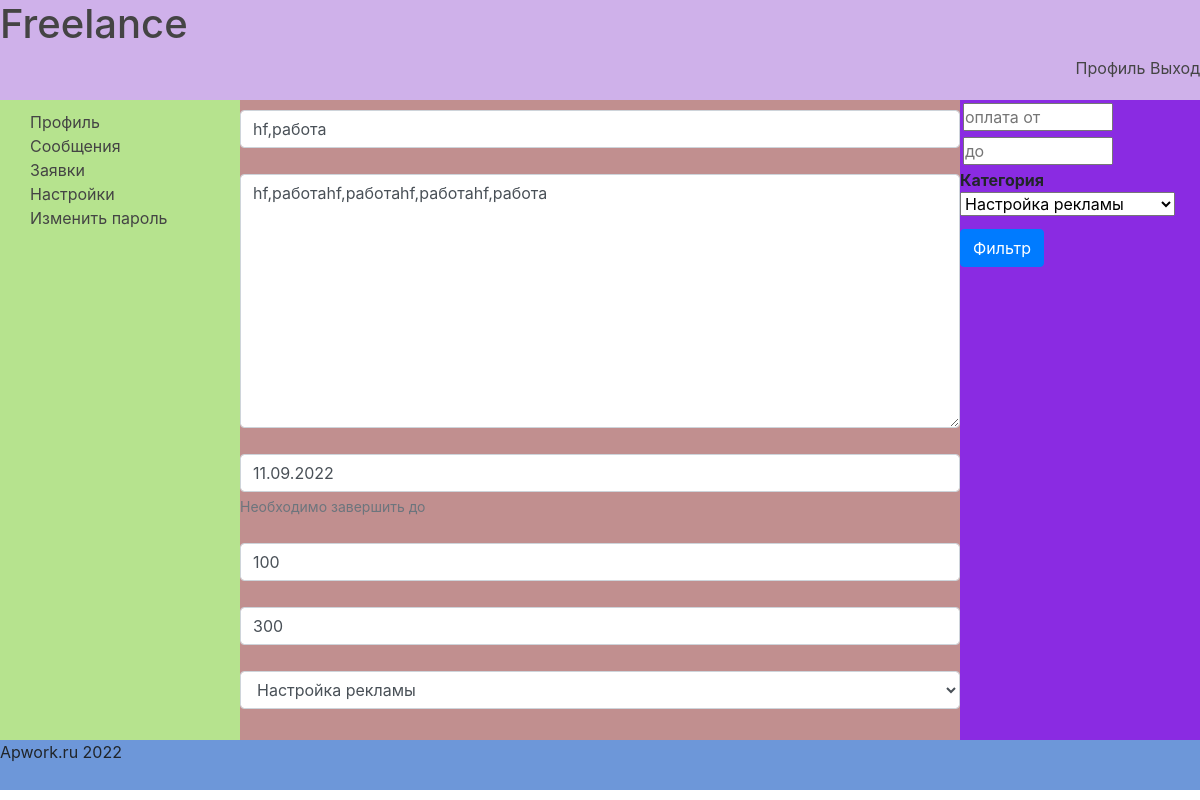
The app's page /job/change/1 (signed in), older data.
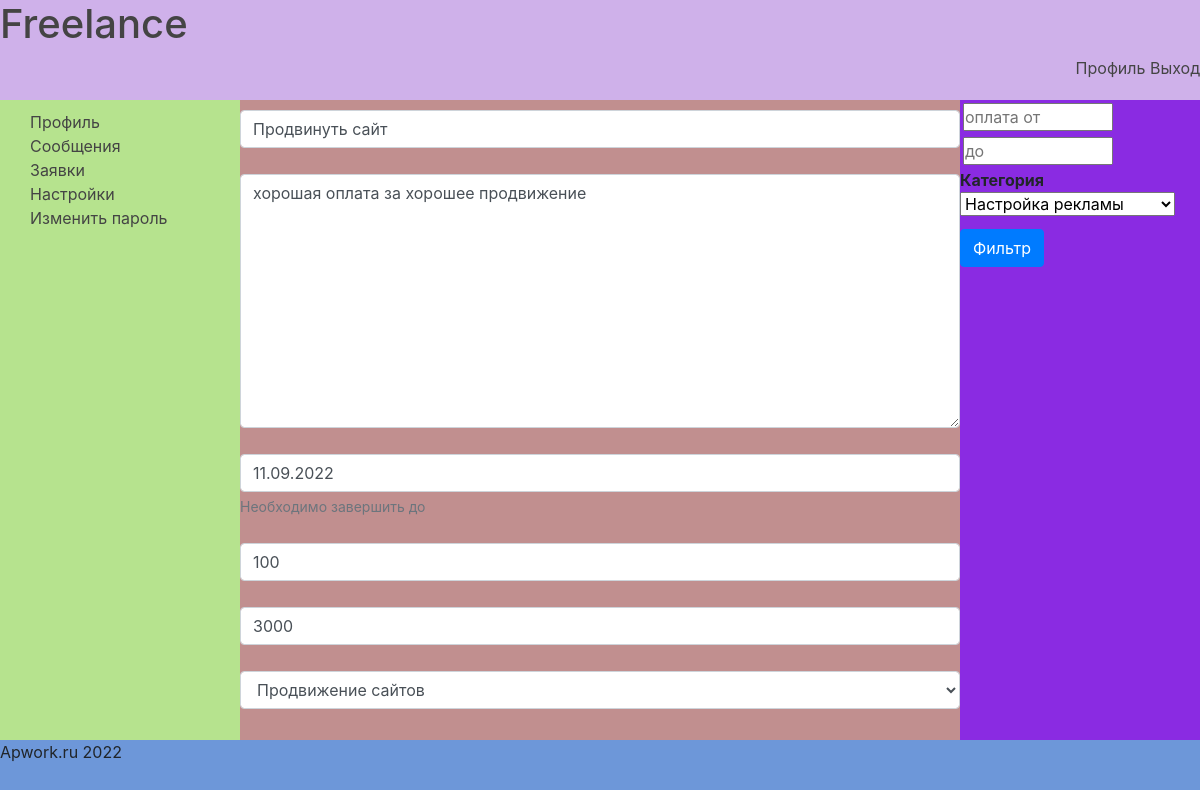
The same page, newer data.
### main/models.py (models this page shows, shortened)
class Job(models.Model):
    title = models.CharField(max_length=150, verbose_name='Название')
    description = models.TextField(max_length=2000, verbose_name='Описание')
    expired_date = models.DateField(help_text='Необходимо завершить до', null=True, verbose_name='Дедлайн', blank=True)
    create_date = models.DateTimeField(auto_now_add=True, verbose_name='Дата создания')
    author = models.ForeignKey(AdvUser, on_delete=models.CASCADE, verbose_name='Работодатель')
    executor = models.ForeignKey(AdvUser, on_delete=models.PROTECT, related_name='executor',
                                 null=True, verbose_name='Исполнитель')
    min_price = models.PositiveIntegerField(blank=True, verbose_name='Минимальная оплата')
    max_price = models.PositiveIntegerField(blank=False, null=False, verbose_name='Максимальная оплата')
    is_active = models.BooleanField(default=True, verbose_name='Активно')
    processing = models.BooleanField(default=False, verbose_name='В работе')
    offer = models.PositiveIntegerField(blank=True, default=0)
    category = models.ForeignKey('SubCategory', on_delete=models.PROTECT, verbose_name='Категория')
    class Meta:
        verbose_name = 'Работа'
        verbose_name_plural = 'Работа'

### main/views.py (the view)
# urls.py: path('job/change/<int:pk>', views.ChangeJob.as_view(), name='job_change'),
class ChangeJob(LoginRequiredMixin, SuccessMessageMixin, UpdateView):
    model = Job
    template_name = "change_job.html"
    form_class = ChangeJobForm
    success_url = reverse_lazy("account")
    success_message = "Данные изменены"

### main/forms.py
class ChangeJobForm(forms.ModelForm):
    class Meta:
        model = Job
        fields = '__all__'
        exclude = ('is_active', 'processing', 'offer', 'executor')
        widgets = {'author': forms.HiddenInput}

### main/midlewares.py (called while the page is built)
def category_context_processor(request):
    if request.method == 'GET' or 'category' in request.POST:
        context = {'category': SubCategory.objects.all(),
                   "keyword": "",
                   'all': ""}
        return context
    else:
        return {'nothing': 'OK'}

### main/models.py (called while the page is built)
    def __str__(self):
        return self.tittle_sub_cat

### templates/change_job.html (shortened to what this page needs)
{% extends 'basic.html' %}
{% load bootstrap4 %}
{% block menu %}
    {% include 'module/profile_menu.html' %}
{% endblock %}
{% block content %}
    <form action="" method="post">
    {% bootstrap_form form layout="horizontal" %}
    </form>
{% endblock %}

Row changes from the older to the newer data that the page shows:
changed Job: title "hf,работа" → "Продвинуть сайт"; description "hf,работаhf,работаhf,работаhf,работа" → "хорошая оплата за хорошее продвижение"; max_price "300" → "3000"; category "Настройка рекламы" → "Продвижение сайтов"
